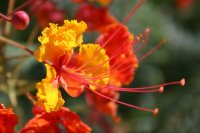
%> input picture Filter Implementation/flower.png, 200 x 133 px
$ octave Gaussian.m   (GNU Octave 9; MATLAB toolbox functions it lacks are replaced by stand-ins)
%> lines starting %> are read from the running program, lines starting %| are printed output that depends on the picture
I = imread('flower.png');
%> I is the input picture: size 133x200x3 uint8; mean R, G, B 127.1, 74.5, 38
A = double(I);
sd = 1.8;
gaussian(A,sd);
function [output] = gaussian(A, sd)
%> called with sd = 1.8

    kernelSize = 4;
    [x,y]=meshgrid(-kernelSize:kernelSize,-kernelSize:kernelSize);

    M = size(x,1)-1;
    N = size(y,1)-1;
    Exp = -(x.^2+y.^2)/(2*sd*sd);
    Kernel= exp(Exp)/(2*pi*sd*sd);

    output=zeros(size(A));
    size(A)
%> ans = [133 200 3]
    A = padarray(A,[kernelSize kernelSize]);
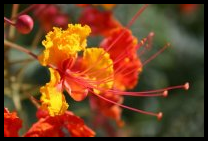
%> A: size 141x208x3 double; mean R, G, B 115.3, 67.6, 34.4
    size(A)
%> ans = [141 208 3]

%Convolution
for i = 1:size(A,1)-M
    for j =1:size(A,2)-N
        Temp = A(i:i+M,j:j+M).*Kernel;
        output(i,j)=sum(Temp(:));
    end
end
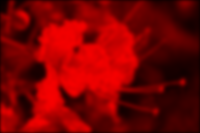
%> output: size 133x200x3 double; mean R, G, B 122.6, 0, 0
%Image without Noise after Gaussian blur
output = uint8(output);
%> output: size 133x200x3 uint8
figure,imshow(output);


end
